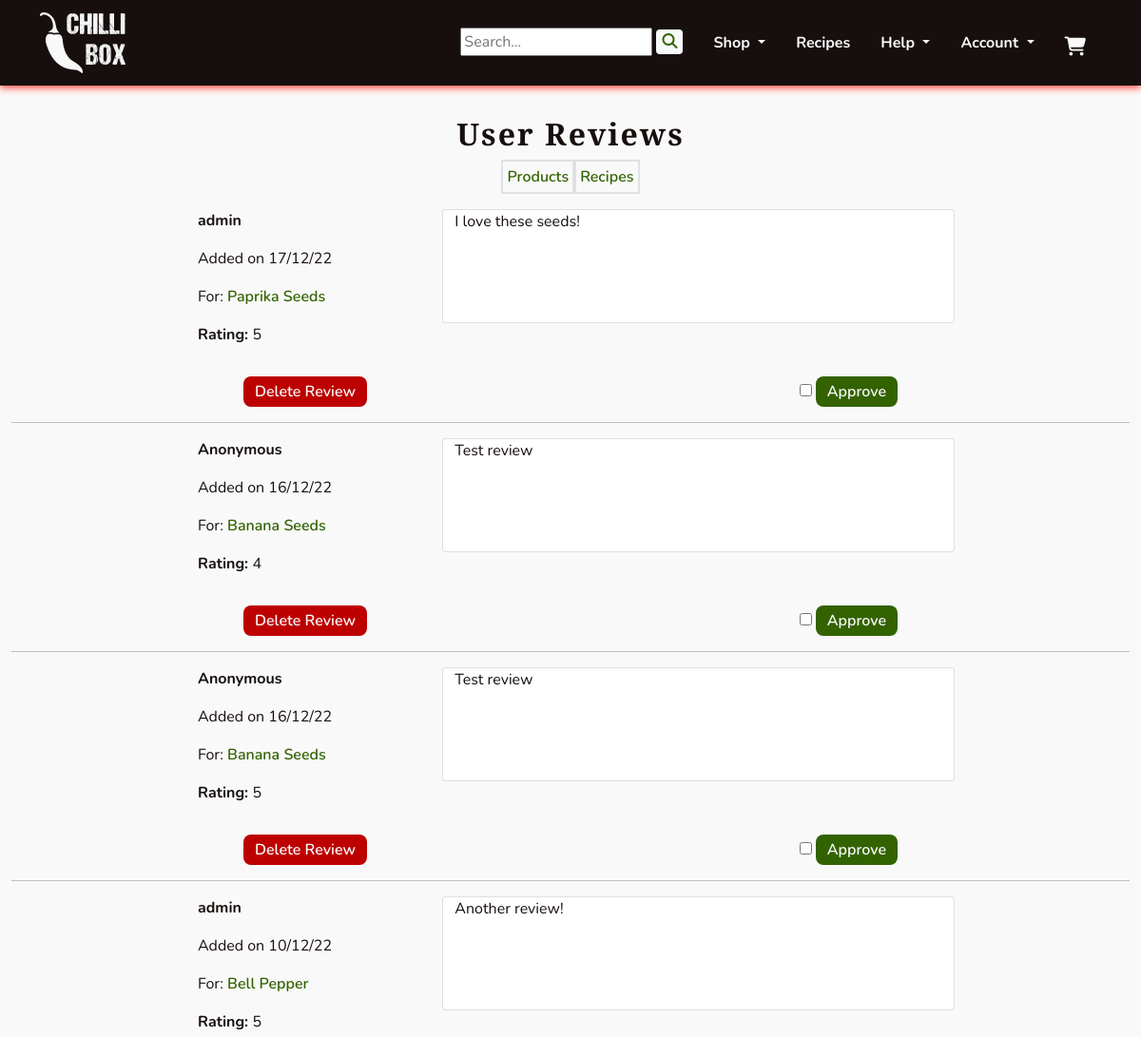
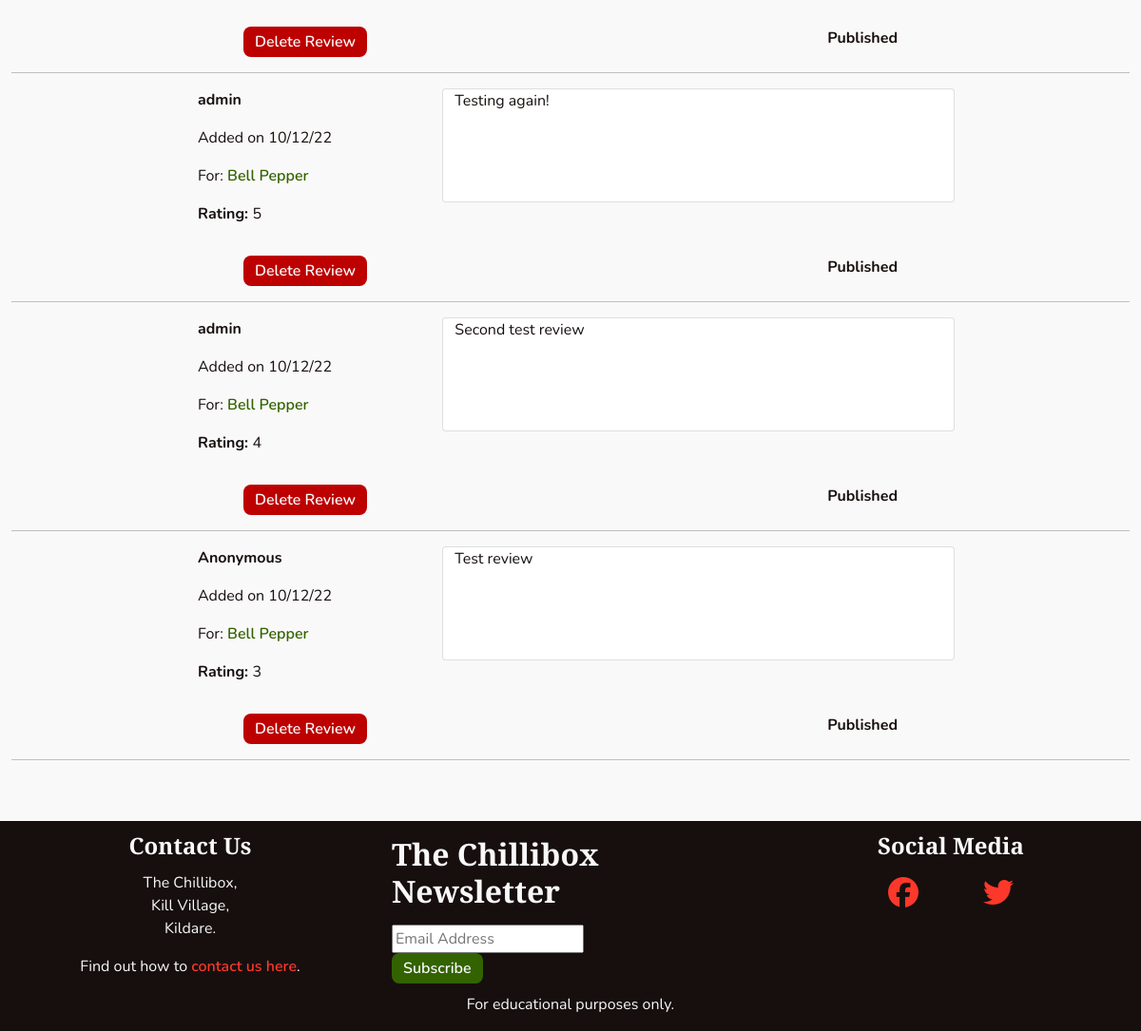
The app's page /management/user_reviews/ (signed in) with its own data (2 pictures, top to bottom).
### profiles/models.py (models this page shows, shortened)
class Reviews(models.Model):
    reviewer = models.ForeignKey(UserProfile, on_delete=models.SET_NULL,
                                 null=True, blank=True)
    product = models.ForeignKey(Product, on_delete=models.CASCADE,
                                related_name='reviews')
    content = models.TextField()
    rating = models.PositiveIntegerField()
    added_on = models.DateTimeField(auto_now_add=True)
    last_edited = models.DateField(auto_now=True)
    approved = models.BooleanField(default=False)

class UserProfile(models.Model):
    user = models.OneToOneField(User, on_delete=models.CASCADE)
    first_name = models.CharField(max_length=40, null=True, blank=True)
    last_name = models.CharField(max_length=80, null=True, blank=True)
    display_name = models.CharField(max_length=40, null=True, blank=True)
    phone_number = models.CharField(max_length=20, null=True, blank=True)
    street_address1 = models.CharField(max_length=80, null=True, blank=True)
    street_address2 = models.CharField(max_length=80, null=True, blank=True)
    town_or_city = models.CharField(max_length=40, null=True, blank=True)
    county = models.CharField(max_length=80, null=True, blank=True)
    country = CountryField(blank_label='Country', null=True, blank=True)
    postcode = models.CharField(max_length=20, null=True, blank=True)
    class Meta:
        verbose_name_plural = "User Profiles"
    def __str__(self):
        return self.display_name

### products/models.py (models this page shows, shortened)
class Product(models.Model):
    category = models.ForeignKey(Category, on_delete=models.SET_NULL,
                                 null=True, blank=True, related_name='product')
    subcategory = models.CharField(max_length=8, choices=SUBCATEGORIES,
                                   blank=True)
    name = models.CharField(max_length=255)
    slug = models.SlugField()
    description = models.TextField(null=True, blank=True,
                                   help_text='Include a description for the \
                                   product\'s page.')
    excerpt = models.TextField(null=True, blank=True, help_text='Include a \
                               brief summary of the product.')
    ingredients = models.CharField(max_length=140, null=True, blank=True,
                                   help_text='For sauces, please include the \
                                   ingredients.')
    growth_time = models.CharField(max_length=140, null=True, blank=True,
                                   help_text='For seeds, please include the \
                                   growth time to maturity.')
    heat_level = models.CharField(max_length=140, null=True, blank=True,
                                  help_text='In scovilles or more generally \
                                  (eg \'hot\') where appropriate.')
    box_contents = models.ManyToManyField('self', blank=True, help_text='Add \
                                          products for seed and sauce boxes.')
    image = models.ImageField(upload_to='uploads/', null=True, blank=True)
    thumbnail = models.ImageField(upload_to='uploads/', null=True, blank=True,
                                  help_text='If not added, will be \
                                  auto-generated from image.')
    added_on = models.DateField(auto_now_add=True)
    class Meta:
        ordering = ('name',)
        get_latest_by = ('added_on',)
    def __str__(self):
        return self.name

### management/views.py (the view)
# urls.py: path('user_reviews/', views.ReviewDashboard.as_view(),
class ReviewDashboard(StaffRequiredMixin, View):
    def get(self, request):
        reviews = Reviews.objects.all().order_by('-added_on')
        template_name = 'management/user_reviews.html'
        context = {
            'reviews': reviews,
        }
        return render(request, template_name, context)

### management/mixins.py (called while the page is built)
    def test_func(self):
        return self.request.user.is_staff

### management/templates/management/user_reviews.html (shortened to what this page needs)
{% extends 'base.html' %}
{% block content %}
<section class="col">
    <div class="text-center">
        <h2 class="headings mb-2">User Reviews</h2>
        <div class="d-flex flex-row justify-content-center">
            <div class="border border-2 p-1">
                <a class="chilli-link" href="{% url 'management:dashboard' %}">Products</a>
            </div>
            <div class="border border-2 p-1">
                <a class="chilli-link" href="{% url 'management:recipes' %}">Recipes</a>
            </div>
        </div>
    </div>
    <div>
        {% for review in reviews %}
        <div class="col-sm-8 mx-auto my-3">
            <div class="row">
                <div class="col-sm-4">
                    <p><strong>
                        {% if review.reviewer is not None %}
                            {{ review.reviewer }}
                        {% else %}
                            Anonymous
                        {% endif %}
                    </strong></p>
                    <p>Added on {{ review.added_on|date:'d/m/y' }}</p>
                    <p>For: <a class="chilli-link" href="{% url 'products:product' review.product.slug %}">{{ review.product }}</a></p>
                </div>
                <div class="card col-sm-8">
                    {{ review.content }}
                </div>
                <div>
                    <p><strong>Rating: </strong>{{ review.rating }}</p>
                </div>
            </div>
            <div class="d-flex flex-row justify-content-between my-3 mx-sm-5">
                <a class="chilli-btn chilli-dngr" href="{% url 'management:remove_review' review.pk %}">Delete Review</a>
                {% if review.approved %}
                <span><strong>Published</strong></span>
                {% else %}
                <form action="{% url 'management:approve_review' review.pk %}" method="POST">
                    <input type="checkbox" aria-label="Approve review">
                    <button type="submit" class="chilli-btn chilli-go">Approve</button>
                </form>
                {% endif %}
            </div>
        </div>
        <hr>
        {% endfor %}
    </div>
</section>
{% endblock %}

### static/css/style.css (style rules this page uses)
:root { --site-white: #faf9f9; --site-black: #160f0e; --site-grey: #6b6363; --site-red: #fc382a; --site-dark-red:#bd0000; --site-green: #568729; --site-dark-green: #326300; --site-text-bg: rgba(49, 99, 0, 0.2); --site-car-bg: rgba(245, 241, 238, 0.61); }
html { height: 100%; }
section { max-width: 2550px; }
body { font-family: "Nunito", sans-serif; color: var(--site-black); font-size: 1rem; background: var(--site-white); }
h1, h2, h3, h4 { font-family: "Merriweather Sans", "Nunito", sans-serif; font-weight: 900; margin-top: 0.5em; margin-bottom: 0.5em; }
.headings { font-size: 2rem; letter-spacing: 2px; margin: 1em 0; }
button { border: none; }
a { text-decoration: none; }
.chilli-link { font-weight: 600; color: var(--site-dark-green); transition: all 0.2s linear; }
.chilli-btn { padding: 0.25em 0.75em; font-weight: 600; color: var(--site-white); background-color: var(--site-black); border-radius: 8px; transition: all 0.2s linear; }
.chilli-dngr { background-color: var(--site-dark-red); }
.chilli-go { background-color: var(--site-dark-green); }

### records on screen
Reviews: reviewer "admin", added_on "17/12/22", product "Paprika Seeds", content "I love these seeds!", rating "5"
Reviews: shows "Anonymous", added_on "16/12/22", product "Banana Seeds", content "Test review", rating "4"
Reviews: shows "Anonymous", added_on "16/12/22", product "Banana Seeds", content "Test review", rating "5"
Reviews: reviewer "admin", added_on "10/12/22", product "Bell Pepper", content "Another review!", rating "5", approved "Published"
Reviews: reviewer "admin", added_on "10/12/22", product "Bell Pepper", content "Testing again!", rating "5", approved "Published"
Reviews: reviewer "admin", added_on "10/12/22", product "Bell Pepper", content "Second test review", rating "4", approved "Published"
Reviews: shows "Anonymous", added_on "10/12/22", product "Bell Pepper", content "Test review", rating "3", approved "Published"
